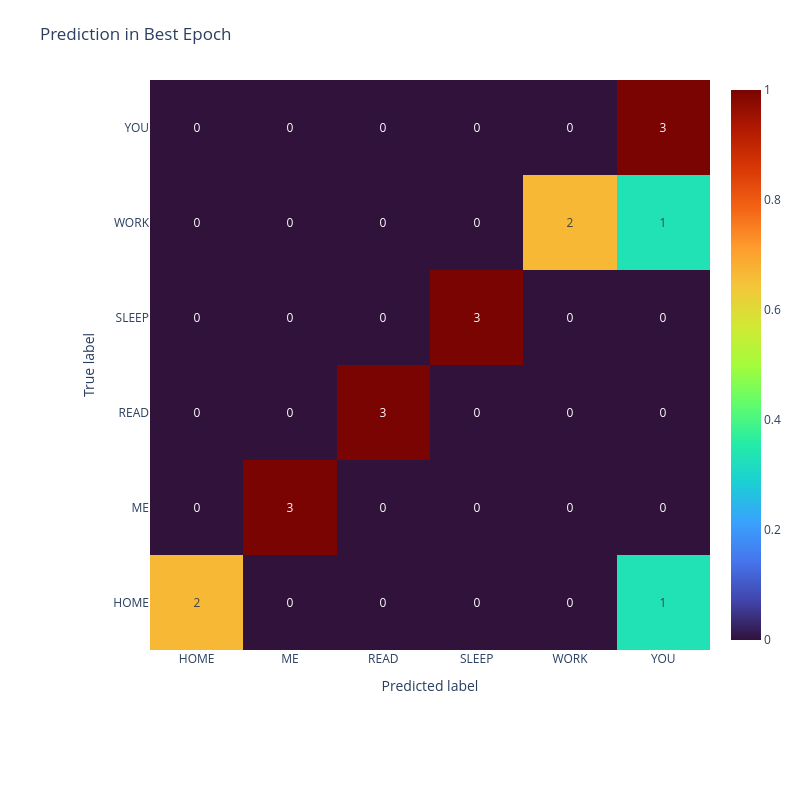

Write notebook code for a chart like this one.
### Code cell
data = pd.DataFrame(results)
y_true = data["true_label"]
y_pred = data["predicted_label"]

labels_names = sorted(set(y_true) | set(y_pred))

cm = confusion_matrix(y_true, y_pred, labels=labels_names)
row_sums = cm.sum(axis=1, keepdims=True)
cm_norm = np.divide(cm, row_sums, out=np.zeros_like(cm, dtype=float), where=row_sums != 0)

fig = go.Figure(data=go.Heatmap(
    z = cm_norm,
    zmin = 0,
    zmax = 1,
    x = labels_names,
    y = labels_names,
    colorscale="turbo",
    text=cm,
    texttemplate="%{text}",
    hovertemplate="True: %{y}<br>Pred: %{x}<extra></extra>"
))

fig.update_layout(
    title="Prediction in Best Epoch",
    xaxis_title="Predicted label",
    yaxis_title="True label",
    width=800,
    height=800,
    margin=dict(l=150, r=50, t=80, b=150)
)

fig.show()

### Figure 1 — Plotly figure (JSON) as saved in the notebook; plotly's stock layout.template omitted (floating-point values rounded to 4 significant figures)
{"data": [{"colorscale": [[0, "#30123b"], [0.07143, "#4145ab"], [0.1429, "#4675ed"], [0.2143, "#39a2fc"], [0.2857, "#1bcfd4"], [0.3571, "#24eca6"], [0.4286, "#61fc6c"], [0.5, "#a4fc3b"], [0.5714, "#d1e834"], [0.6429, "#f3c63a"], [0.7143, "#fe9b2d"], [0.7857, "#f36315"], [0.8571, "#d93806"], [0.9286, "#b11901"], [1, "#7a0402"]], "hovertemplate": "True: %{y}<br>Pred: %{x}<extra></extra>", "text": [[2, 0, 0, 0, 0, 1], [0, 3, 0, 0, 0, 0], [0, 0, 3, 0, 0, 0], [0, 0, 0, 3, 0, 0], [0, 0, 0, 0, 2, 1], [0, 0, 0, 0, 0, 3]], "texttemplate": "%{text}", "type": "heatmap", "x": ["HOME", "ME", "READ", "SLEEP", "WORK", "YOU"], "y": ["HOME", "ME", "READ", "SLEEP", "WORK", "YOU"], "z": [[0.6667, 0, 0, 0, 0, 0.3333], [0, 1, 0, 0, 0, 0], [0, 0, 1, 0, 0, 0], [0, 0, 0, 1, 0, 0], [0, 0, 0, 0, 0.6667, 0.3333], [0, 0, 0, 0, 0, 1]], "zmax": 1, "zmin": 0}], "layout": {"height": 800, "margin": {"b": 150, "l": 150, "r": 50, "t": 80}, "title": {"text": "Prediction in Best Epoch"}, "width": 800, "xaxis": {"title": {"text": "Predicted label"}}, "yaxis": {"title": {"text": "True label"}}}}
